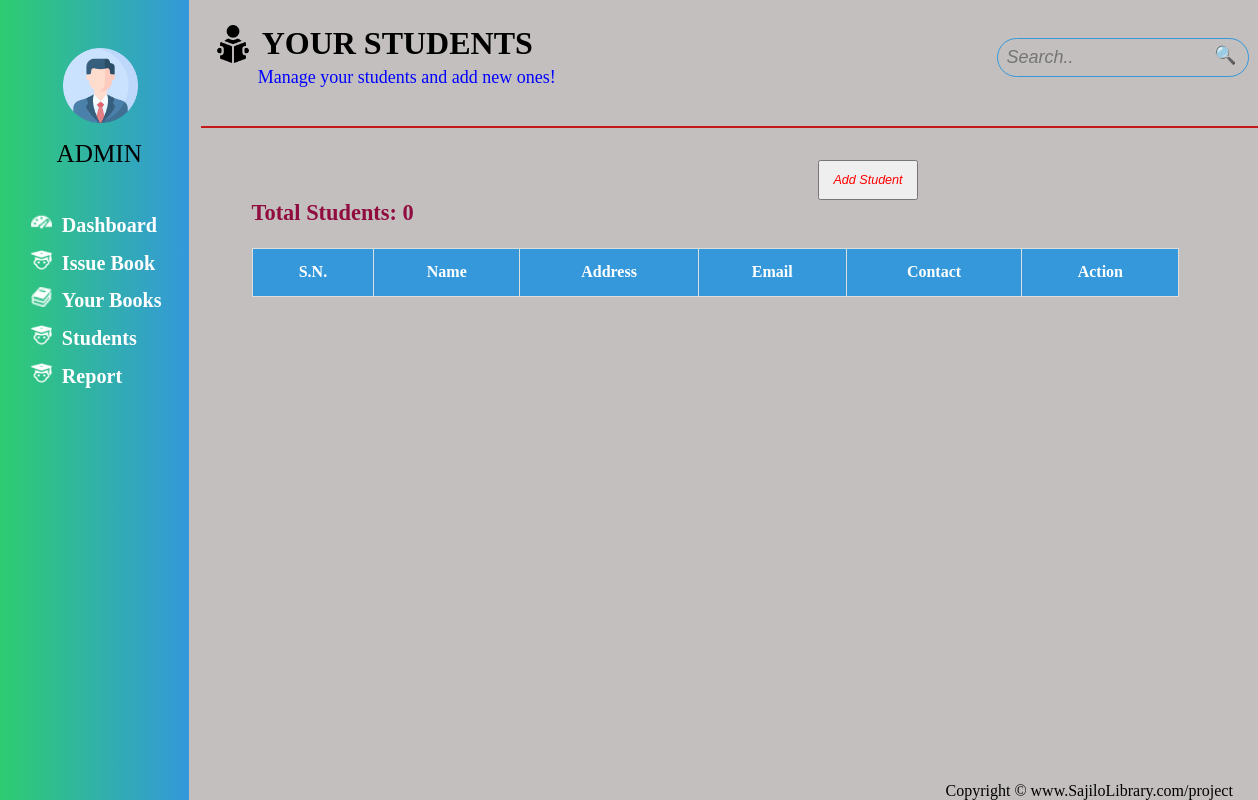
/students/, run on an earlier commit of the app's database.
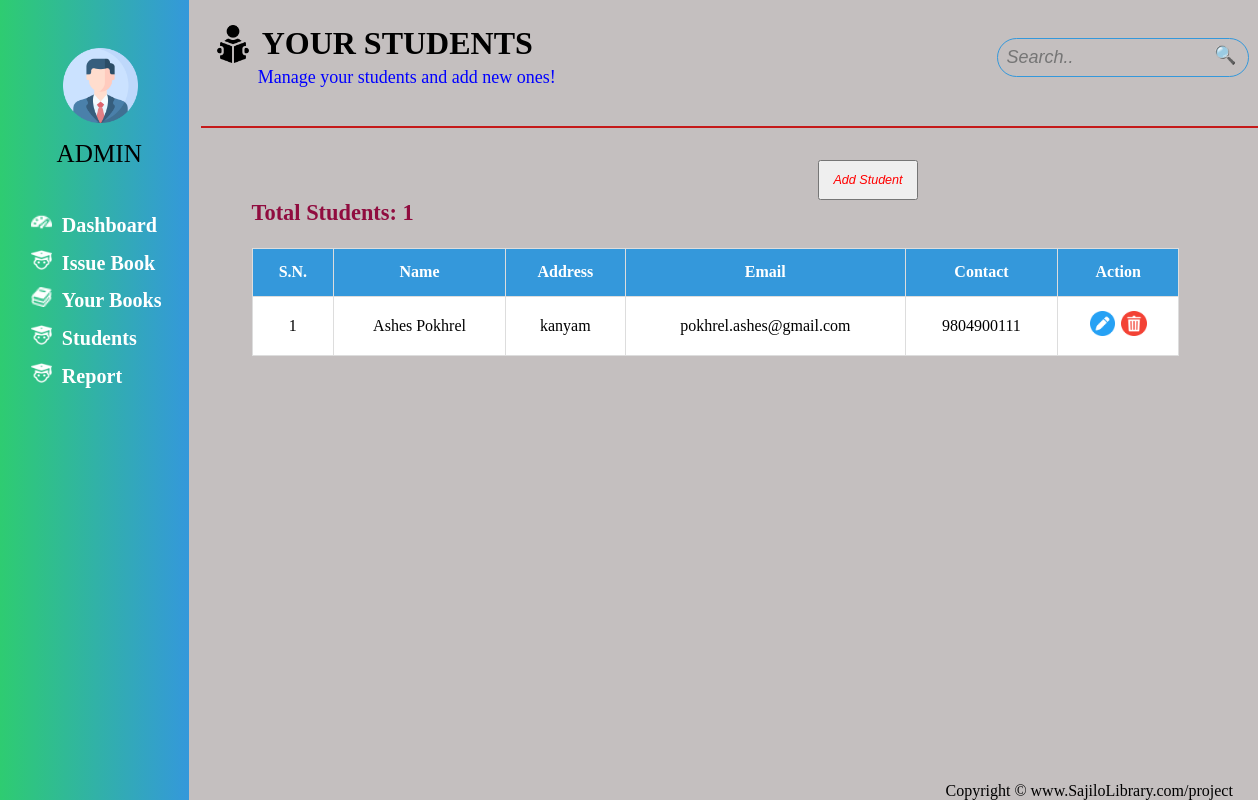
And on a later commit of the database.
### main_app/models.py (models this page shows, shortened)
class Student(models.Model):
    name = models.CharField(max_length=100)
    address = models.CharField(max_length=100)
    email = models.EmailField(max_length=50)
    contact = models.PositiveBigIntegerField()

### main_app/views.py (the view)
# urls.py: path('students/', views.students, name='students'),
def students(request):
    students = Student.objects.all()
    return render(request, 'student.html', {'students':students})

### main_app/templates/student.html (shortened to what this page needs)
{% extends "base.html" %}
{% block main %}
<main>
    <div id="page1">
      <div id="top-header">
        <div id="namePlate">
          <div id="homePlate">
            <img src="/static/reading-book.png" alt="">
          <h1>YOUR STUDENTS</h1>
        </div>
            <p>Manage your students and add new ones!</p>
        </div>
        <div id="searchBar">
          <input type="text" placeholder="Search.." />
          <button id="search">🔍</button>
        </div>
      </div>
      <button id="student-btn">Add Student</button>
      <div class="table-container">
        <table cellspacing="20" cellpadding="10">
          <thead id="thead">
            <tr>
              <th>S.N.</th>
              <th>Name</th>
              <th>Address</th>
              <th>Email</th>
              <th>Contact</th>
              <th>Action</th>
            </tr>
          </thead>
          <tbody id="tbody">
            {% for student in students%}
            <tr>
              <td>{{student.id}}</td>
              <td>{{student.name}}</td>
              <td>{{student.address}}</td>
              <td>{{student.email}}</td>
              <td>{{student.contact}}</td>
              <td>
                <button class="Edit">
                  <img src="/static/edit icon.png" alt="" />
                </button>
                <button class="Delete">
                  <img src="/static/delete icon.png" alt="" />
                </button>
              </td>
            </tr>
            {% endfor%}
          </tbody>
        </table>
      </div>
      <h2 id="total_students">Total Students: {{students|length}}</h2>
    </div>
  </main>
{% endblock main %}

What changed in the data, as far as the page shows it:
now on this page (row edited): Student: id "1", name "Ashes Pokhrel", address "kanyam", email "pokhrel.ashes@gmail.com", contact "9804900111"
Also different on the page:
{{ students|length }}: "0" → "1"
